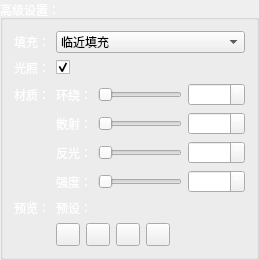
        <widget class="QGroupBox" name="groupBoxAdvanecdSetting">
         <property name="sizePolicy">
          <sizepolicy hsizetype="Preferred" vsizetype="Expanding">
           <horstretch>0</horstretch>
           <verstretch>0</verstretch>
          </sizepolicy>
         </property>
         <property name="palette">
          <palette>
           <active>
            <colorrole role="WindowText">
             <brush brushstyle="SolidPattern">
              <color alpha="255">
               <red>255</red>
               <green>255</green>
               <blue>255</blue>
              </color>
             </brush>
            </colorrole>
           </active>
           <inactive>
            <colorrole role="WindowText">
             <brush brushstyle="SolidPattern">
              <color alpha="255">
               <red>255</red>
               <green>255</green>
               <blue>255</blue>
              </color>
             </brush>
            </colorrole>
           </inactive>
           <disabled>
            <colorrole role="WindowText">
             <brush brushstyle="SolidPattern">
              <color alpha="255">
               <red>120</red>
               <green>120</green>
               <blue>120</blue>
              </color>
             </brush>
            </colorrole>
           </disabled>
          </palette>
         </property>
         <property name="title">
          <string>高级设置：</string>
         </property>
         <layout class="QVBoxLayout" name="verticalLayout_8">
          <item>
           <layout class="QHBoxLayout" name="horizontalLayout_4">
            <item>
             <widget class="QLabel" name="labelInterpolation">
              <property name="palette">
               <palette>
                <active>
                 <colorrole role="WindowText">
                  <brush brushstyle="SolidPattern">
                   <color alpha="255">
                    <red>255</red>
                    <green>255</green>
                    <blue>255</blue>
                   </color>
                  </brush>
                 </colorrole>
                </active>
                <inactive>
                 <colorrole role="WindowText">
                  <brush brushstyle="SolidPattern">
                   <color alpha="255">
                    <red>255</red>
                    <green>255</green>
                    <blue>255</blue>
                   </color>
                  </brush>
                 </colorrole>
                </inactive>
                <disabled>
                 <colorrole role="WindowText">
                  <brush brushstyle="SolidPattern">
                   <color alpha="255">
                    <red>120</red>
                    <green>120</green>
                    <blue>120</blue>
                   </color>
                  </brush>
                 </colorrole>
                </disabled>
               </palette>
              </property>
              <property name="text">
               <string>填充：</string>
              </property>
             </widget>
            </item>
            <item>
             <widget class="QComboBox" name="comboBoxInterpolation">
              <property name="sizePolicy">
               <sizepolicy hsizetype="Expanding" vsizetype="Fixed">
                <horstretch>0</horstretch>
                <verstretch>0</verstretch>
               </sizepolicy>
              </property>
              <property name="palette">
               <palette>
                <active>
                 <colorrole role="Text">
                  <brush brushstyle="SolidPattern">
                   <color alpha="255">
                    <red>255</red>
                    <green>255</green>
                    <blue>255</blue>
                   </color>
                  </brush>
                 </colorrole>
                </active>
                <inactive>
                 <colorrole role="Text">
                  <brush brushstyle="SolidPattern">
                   <color alpha="255">
                    <red>255</red>
                    <green>255</green>
                    <blue>255</blue>
                   </color>
                  </brush>
                 </colorrole>
                </inactive>
                <disabled>
                 <colorrole role="Text">
                  <brush brushstyle="SolidPattern">
                   <color alpha="255">
                    <red>120</red>
                    <green>120</green>
                    <blue>120</blue>
                   </color>
                  </brush>
                 </colorrole>
                </disabled>
               </palette>
              </property>
              <item>
               <property name="text">
                <string>临近填充</string>
               </property>
              </item>
              <item>
               <property name="text">
                <string>线性填充</string>
               </property>
              </item>
              <item>
               <property name="text">
                <string>立体填充</string>
               </property>
              </item>
             </widget>
            </item>
           </layout>
          </item>
          <item>
           <layout class="QHBoxLayout" name="horizontalLayout_3">
            <item>
             <widget class="QLabel" name="labelShade">
              <property name="palette">
               <palette>
                <active>
                 <colorrole role="WindowText">
                  <brush brushstyle="SolidPattern">
                   <color alpha="255">
                    <red>255</red>
                    <green>255</green>
                    <blue>255</blue>
                   </color>
                  </brush>
                 </colorrole>
                </active>
                <inactive>
                 <colorrole role="WindowText">
                  <brush brushstyle="SolidPattern">
                   <color alpha="255">
                    <red>255</red>
                    <green>255</green>
                    <blue>255</blue>
                   </color>
                  </brush>
                 </colorrole>
                </inactive>
                <disabled>
                 <colorrole role="WindowText">
                  <brush brushstyle="SolidPattern">
                   <color alpha="255">
                    <red>120</red>
                    <green>120</green>
                    <blue>120</blue>
                   </color>
                  </brush>
                 </colorrole>
                </disabled>
               </palette>
              </property>
              <property name="text">
               <string>光照：</string>
              </property>
             </widget>
            </item>
            <item>
             <widget class="QCheckBox" name="checkBoxShade">
              <property name="sizePolicy">
               <sizepolicy hsizetype="Expanding" vsizetype="Fixed">
                <horstretch>0</horstretch>
                <verstretch>0</verstretch>
               </sizepolicy>
              </property>
              <property name="text">
               <string/>
              </property>
              <property name="checked">
               <bool>true</bool>
              </property>
             </widget>
            </item>
           </layout>
          </item>
          <item>
           <layout class="QGridLayout" name="gridLayout_3">
            <item row="1" column="1">
             <widget class="QLabel" name="labelDiffuse">
              <property name="palette">
               <palette>
                <active>
                 <colorrole role="WindowText">
                  <brush brushstyle="SolidPattern">
                   <color alpha="255">
                    <red>255</red>
                    <green>255</green>
                    <blue>255</blue>
                   </color>
                  </brush>
                 </colorrole>
                </active>
                <inactive>
                 <colorrole role="WindowText">
                  <brush brushstyle="SolidPattern">
                   <color alpha="255">
                    <red>255</red>
                    <green>255</green>
                    <blue>255</blue>
                   </color>
                  </brush>
                 </colorrole>
                </inactive>
                <disabled>
                 <colorrole role="WindowText">
                  <brush brushstyle="SolidPattern">
                   <color alpha="255">
                    <red>120</red>
                    <green>120</green>
                    <blue>120</blue>
                   </color>
                  </brush>
                 </colorrole>
                </disabled>
               </palette>
              </property>
              <property name="text">
               <string>散射：</string>
              </property>
             </widget>
            </item>
            <item row="1" column="3">
             <widget class="QDoubleSpinBox" name="doubleSpinBoxDiffuse">
              <property name="palette">
               <palette>
                <active>
                 <colorrole role="Text">
                  <brush brushstyle="SolidPattern">
                   <color alpha="255">
                    <red>255</red>
                    <green>255</green>
                    <blue>255</blue>
                   </color>
                  </brush>
                 </colorrole>
                </active>
                <inactive>
                 <colorrole role="Text">
                  <brush brushstyle="SolidPattern">
                   <color alpha="255">
                    <red>255</red>
                    <green>255</green>
                    <blue>255</blue>
                   </color>
                  </brush>
                 </colorrole>
                </inactive>
                <disabled>
                 <colorrole role="Text">
                  <brush brushstyle="SolidPattern">
                   <color alpha="255">
                    <red>120</red>
                    <green>120</green>
                    <blue>120</blue>
                   </color>
                  </brush>
                 </colorrole>
                </disabled>
               </palette>
              </property>
              <property name="maximum">
               <double>1.000000000000000</double>
              </property>
              <property name="singleStep">
               <double>0.010000000000000</double>
              </property>
             </widget>
            </item>
            <item row="2" column="1">
             <widget class="QLabel" name="labelSpecular">
              <property name="palette">
               <palette>
                <active>
                 <colorrole role="WindowText">
                  <brush brushstyle="SolidPattern">
                   <color alpha="255">
                    <red>255</red>
                    <green>255</green>
                    <blue>255</blue>
                   </color>
                  </brush>
                 </colorrole>
                </active>
                <inactive>
                 <colorrole role="WindowText">
                  <brush brushstyle="SolidPattern">
                   <color alpha="255">
                    <red>255</red>
                    <green>255</green>
                    <blue>255</blue>
                   </color>
                  </brush>
                 </colorrole>
                </inactive>
                <disabled>
                 <colorrole role="WindowText">
                  <brush brushstyle="SolidPattern">
                   <color alpha="255">
                    <red>120</red>
                    <green>120</green>
                    <blue>120</blue>
                   </color>
                  </brush>
                 </colorrole>
                </disabled>
               </palette>
              </property>
              <property name="text">
               <string>反光：</string>
              </property>
             </widget>
            </item>
            <item row="3" column="3">
             <widget class="QDoubleSpinBox" name="doubleSpinBoxPower">
              <property name="sizePolicy">
               <sizepolicy hsizetype="Preferred" vsizetype="Fixed">
                <horstretch>0</horstretch>
                <verstretch>0</verstretch>
               </sizepolicy>
              </property>
              <property name="palette">
               <palette>
                <active>
                 <colorrole role="Text">
                  <brush brushstyle="SolidPattern">
                   <color alpha="255">
                    <red>255</red>
                    <green>255</green>
                    <blue>255</blue>
                   </color>
                  </brush>
                 </colorrole>
                </active>
                <inactive>
                 <colorrole role="Text">
                  <brush brushstyle="SolidPattern">
                   <color alpha="255">
                    <red>255</red>
                    <green>255</green>
                    <blue>255</blue>
                   </color>
                  </brush>
                 </colorrole>
                </inactive>
                <disabled>
                 <colorrole role="Text">
                  <brush brushstyle="SolidPattern">
                   <color alpha="255">
                    <red>120</red>
                    <green>120</green>
                    <blue>120</blue>
                   </color>
                  </brush>
                 </colorrole>
                </disabled>
               </palette>
              </property>
              <property name="maximum">
               <double>50.000000000000000</double>
              </property>
              <property name="singleStep">
               <double>0.050000000000000</double>
              </property>
             </widget>
            </item>
            <item row="0" column="3">
             <widget class="QDoubleSpinBox" name="doubleSpinBoxAmbient">
              <property name="palette">
               <palette>
                <active>
                 <colorrole role="Text">
                  <brush brushstyle="SolidPattern">
                   <color alpha="255">
                    <red>255</red>
                    <green>255</green>
                    <blue>255</blue>
                   </color>
                  </brush>
                 </colorrole>
                </active>
                <inactive>
                 <colorrole role="Text">
                  <brush brushstyle="SolidPattern">
                   <color alpha="255">
                    <red>255</red>
                    <green>255</green>
                    <blue>255</blue>
                   </color>
                  </brush>
                 </colorrole>
                </inactive>
                <disabled>
                 <colorrole role="Text">
                  <brush brushstyle="SolidPattern">
                   <color alpha="255">
                    <red>120</red>
                    <green>120</green>
                    <blue>120</blue>
                   </color>
                  </brush>
                 </colorrole>
                </disabled>
               </palette>
              </property>
              <property name="maximum">
               <double>1.000000000000000</double>
              </property>
              <property name="singleStep">
               <double>0.010000000000000</double>
              </property>
             </widget>
            </item>
            <item row="0" column="1">
             <widget class="QLabel" name="labelAmbient">
              <property name="palette">
               <palette>
                <active>
                 <colorrole role="WindowText">
                  <brush brushstyle="SolidPattern">
                   <color alpha="255">
                    <red>255</red>
                    <green>255</green>
                    <blue>255</blue>
                   </color>
                  </brush>
                 </colorrole>
                </active>
                <inactive>
                 <colorrole role="WindowText">
                  <brush brushstyle="SolidPattern">
                   <color alpha="255">
                    <red>255</red>
                    <green>255</green>
                    <blue>255</blue>
                   </color>
                  </brush>
                 </colorrole>
                </inactive>
                <disabled>
                 <colorrole role="WindowText">
                  <brush brushstyle="SolidPattern">
                   <color alpha="255">
                    <red>120</red>
                    <green>120</green>
                    <blue>120</blue>
                   </color>
                  </brush>
                 </colorrole>
                </disabled>
               </palette>
              </property>
              <property name="text">
               <string>环绕：</string>
              </property>
             </widget>
            </item>
            <item row="0" column="0">
             <widget class="QLabel" name="labelMaterial">
              <property name="palette">
               <palette>
                <active>
                 <colorrole role="WindowText">
                  <brush brushstyle="SolidPattern">
                   <color alpha="255">
                    <red>255</red>
                    <green>255</green>
                    <blue>255</blue>
                   </color>
                  </brush>
                 </colorrole>
                </active>
                <inactive>
                 <colorrole role="WindowText">
                  <brush brushstyle="SolidPattern">
                   <color alpha="255">
                    <red>255</red>
                    <green>255</green>
                    <blue>255</blue>
                   </color>
                  </brush>
                 </colorrole>
                </inactive>
                <disabled>
                 <colorrole role="WindowText">
                  <brush brushstyle="SolidPattern">
                   <color alpha="255">
                    <red>120</red>
                    <green>120</green>
                    <blue>120</blue>
                   </color>
                  </brush>
                 </colorrole>
                </disabled>
               </palette>
              </property>
              <property name="text">
               <string>材质：</string>
              </property>
              <property name="alignment">
               <set>Qt::AlignLeading|Qt::AlignLeft|Qt::AlignVCenter</set>
              </property>
             </widget>
            </item>
            <item row="1" column="2">
             <widget class="QSlider" name="horizontalSliderDiffuse">
              <property name="maximum">
               <number>100</number>
              </property>
              <property name="orientation">
               <enum>Qt::Horizontal</enum>
              </property>
             </widget>
            </item>
            <item row="3" column="2">
             <widget class="QSlider" name="horizontalSliderPower">
              <property name="maximum">
               <number>100</number>
              </property>
              <property name="orientation">
               <enum>Qt::Horizontal</enum>
              </property>
             </widget>
            </item>
            <item row="2" column="2">
             <widget class="QSlider" name="horizontalSliderSpecular">
              <property name="maximum">
               <number>100</number>
              </property>
              <property name="orientation">
               <enum>Qt::Horizontal</enum>
              </property>
             </widget>
            </item>
            <item row="3" column="1">
             <widget class="QLabel" name="labelPower">
              <property name="palette">
               <palette>
                <active>
                 <colorrole role="WindowText">
                  <brush brushstyle="SolidPattern">
                   <color alpha="255">
                    <red>255</red>
                    <green>255</green>
                    <blue>255</blue>
                   </color>
                  </brush>
                 </colorrole>
                </active>
                <inactive>
                 <colorrole role="WindowText">
                  <brush brushstyle="SolidPattern">
                   <color alpha="255">
                    <red>255</red>
                    <green>255</green>
                    <blue>255</blue>
                   </color>
                  </brush>
                 </colorrole>
                </inactive>
                <disabled>
                 <colorrole role="WindowText">
                  <brush brushstyle="SolidPattern">
                   <color alpha="255">
                    <red>120</red>
                    <green>120</green>
                    <blue>120</blue>
                   </color>
                  </brush>
                 </colorrole>
                </disabled>
               </palette>
              </property>
              <property name="text">
               <string>强度：</string>
              </property>
             </widget>
            </item>
            <item row="2" column="3">
             <widget class="QDoubleSpinBox" name="doubleSpinBoxSpecular">
              <property name="sizePolicy">
               <sizepolicy hsizetype="Preferred" vsizetype="Fixed">
                <horstretch>0</horstretch>
                <verstretch>0</verstretch>
               </sizepolicy>
              </property>
              <property name="palette">
               <palette>
                <active>
                 <colorrole role="Text">
                  <brush brushstyle="SolidPattern">
                   <color alpha="255">
                    <red>255</red>
                    <green>255</green>
                    <blue>255</blue>
                   </color>
                  </brush>
                 </colorrole>
                </active>
                <inactive>
                 <colorrole role="Text">
                  <brush brushstyle="SolidPattern">
                   <color alpha="255">
                    <red>255</red>
                    <green>255</green>
                    <blue>255</blue>
                   </color>
                  </brush>
                 </colorrole>
                </inactive>
                <disabled>
                 <colorrole role="Text">
                  <brush brushstyle="SolidPattern">
                   <color alpha="255">
                    <red>120</red>
                    <green>120</green>
                    <blue>120</blue>
                   </color>
                  </brush>
                 </colorrole>
                </disabled>
               </palette>
              </property>
              <property name="maximum">
               <double>1.000000000000000</double>
              </property>
              <property name="singleStep">
               <double>0.010000000000000</double>
              </property>
             </widget>
            </item>
            <item row="0" column="2">
             <widget class="QSlider" name="horizontalSliderAmbient">
              <property name="maximum">
               <number>100</number>
              </property>
              <property name="orientation">
               <enum>Qt::Horizontal</enum>
              </property>
             </widget>
            </item>
           </layout>
          </item>
          <item>
           <layout class="QGridLayout" name="gridLayout_4">
            <item row="0" column="0">
             <widget class="QLabel" name="labelShadePreview">
              <property name="palette">
               <palette>
                <active>
                 <colorrole role="WindowText">
                  <brush brushstyle="SolidPattern">
                   <color alpha="255">
                    <red>255</red>
                    <green>255</green>
                    <blue>255</blue>
                   </color>
                  </brush>
                 </colorrole>
                </active>
                <inactive>
                 <colorrole role="WindowText">
                  <brush brushstyle="SolidPattern">
                   <color alpha="255">
                    <red>255</red>
                    <green>255</green>
                    <blue>255</blue>
                   </color>
                  </brush>
                 </colorrole>
                </inactive>
                <disabled>
                 <colorrole role="WindowText">
                  <brush brushstyle="SolidPattern">
                   <color alpha="255">
                    <red>120</red>
                    <green>120</green>
                    <blue>120</blue>
                   </color>
                  </brush>
                 </colorrole>
                </disabled>
               </palette>
              </property>
              <property name="text">
               <string>预览：</string>
              </property>
             </widget>
            </item>
            <item row="0" column="1">
             <widget class="QLabel" name="labelShadePreset">
              <property name="sizePolicy">
               <sizepolicy hsizetype="Expanding" vsizetype="Preferred">
                <horstretch>0</horstretch>
                <verstretch>0</verstretch>
               </sizepolicy>
              </property>
              <property name="palette">
               <palette>
                <active>
                 <colorrole role="WindowText">
                  <brush brushstyle="SolidPattern">
                   <color alpha="255">
                    <red>255</red>
                    <green>255</green>
                    <blue>255</blue>
                   </color>
                  </brush>
                 </colorrole>
                </active>
                <inactive>
                 <colorrole role="WindowText">
                  <brush brushstyle="SolidPattern">
                   <color alpha="255">
                    <red>255</red>
                    <green>255</green>
                    <blue>255</blue>
                   </color>
                  </brush>
                 </colorrole>
                </inactive>
                <disabled>
                 <colorrole role="WindowText">
                  <brush brushstyle="SolidPattern">
                   <color alpha="255">
                    <red>120</red>
                    <green>120</green>
                    <blue>120</blue>
                   </color>
                  </brush>
                 </colorrole>
                </disabled>
               </palette>
              </property>
              <property name="text">
               <string>预设：</string>
              </property>
             </widget>
            </item>
            <item row="1" column="0">
             <widget class="QLabel" name="labelShadeResult">
              <property name="text">
               <string/>
              </property>
             </widget>
            </item>
            <item row="1" column="1">
             <layout class="QHBoxLayout" name="horizontalLayout_7">
              <item>
               <widget class="QToolButton" name="toolButtonShadePreset1">
                <property name="text">
                 <string/>
                </property>
               </widget>
              </item>
              <item>
               <widget class="QToolButton" name="toolButtonShadePreset2">
                <property name="text">
                 <string/>
                </property>
               </widget>
              </item>
              <item>
               <widget class="QToolButton" name="toolButtonShadePreset3">
                <property name="text">
                 <string/>
                </property>
               </widget>
              </item>
              <item>
               <widget class="QToolButton" name="toolButtonShadePreset4">
                <property name="text">
                 <string/>
                </property>
               </widget>
              </item>
              <item>
               <spacer name="horizontalSpacer_4">
                <property name="orientation">
                 <enum>Qt::Horizontal</enum>
                </property>
                <property name="sizeHint" stdset="0">
                 <size>
                  <width>40</width>
                  <height>20</height>
                 </size>
                </property>
               </spacer>
              </item>
             </layout>
            </item>
           </layout>
          </item>
         </layout>
        </widget>
